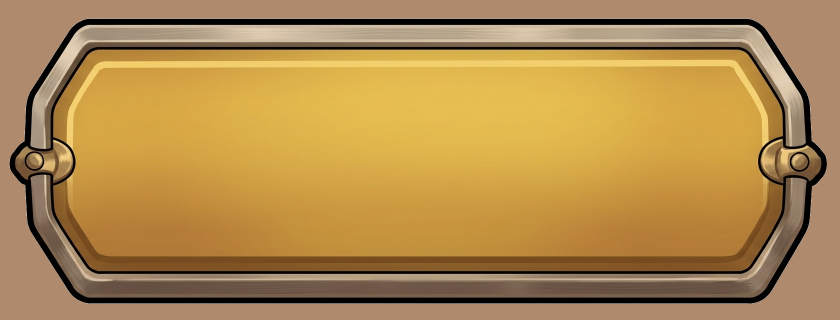
#> input picture images/bouton simple.png, 1680 x 640 px, found by its file name (shown at 1/2 size)
$ python detourer.py 'images/bouton simple.png' /
#> lines starting #> are read from the running program, lines starting #| are printed output that depends on the picture
"""detourer.py — retire le damier de transparence d'un JPEG.

    python3 tools/detourer.py "images/vague.jpg" assets/ui/vague.png 256x256

Une image dont le fond est en partie RECOUVERT d'un dessin (un halo, un trait
de lumiere) se recadre en plus sur son cercle, faute de damier a reconnaitre
dessous :

    python3 tools/detourer.py "images/desert.jpg" assets/ui/desert.png 256x256 \
        --cercle 512,575,444

Une MAQUETTE de carte entiere, elle, ne se detoure pas : on y preleve la seule
illustration, en laissant dehors les titres et les chiffres qui y sont ecrits
et que l'application, elle, calcule :

    python3 tools/detourer.py "images/arene en ligne.jpg" assets/ui/arene.png \
        800x800 --recadre 108,116,918,348

Enfin, une source peut n'avoir aucun damier du tout : `bouton simple.png` est
posé sur un APLAT brun. Il n'y a alors rien qui alterne, donc rien à
reconnaître — on retire la couleur du fond, lue sur les bords :

    python3 tools/detourer.py "images/bouton simple.png" \
        assets/ui/bouton-simple.png 768x768 --fond 30

⚠️ Ce script ne fait PAS partie de l'application : il ne tourne ni au
lancement ni à la construction, et rien dans `src/` ne l'importe. Il sert une
fois, à la main, quand une image de travail entre dans `assets/ui/`. Il demande
Pillow et NumPy (`pip install pillow numpy`), qui ne sont donc pas des
dépendances du jeu.

Le damier des images de `images/` n'est pas une transparence : c'est un motif
OPAQUE, aplati dans le JPEG par l'outil qui les a produites. Posé tel quel sur
le parchemin du menu, il donnerait un rectangle gris autour de chaque icône. On
le reconnaît donc à ce qu'il est — deux tons qui alternent case après case —
puis on le remplace par un vrai canal alpha.

Trois pièges, et ce sont eux qui font la longueur du fichier :

1. **Les deux tons changent d'un fichier à l'autre** : blanc et gris clair pour
   la pièce d'or, presque noir et gris moyen pour les médaillons de quartier.
   Écrits en dur, ils ne détouraient qu'une moitié du dossier.
2. **Ils changent aussi À L'INTÉRIEUR d'un fichier.** Le halo doré de
   `desert.jpg` déborde sur le damier et le teinte : les carreaux y alternent
   toujours, mais autour d'autres valeurs. D'où une lecture par BLOCS, chacun
   avec sa propre paire de tons, plutôt qu'une paire pour toute l'image.
3. **Il ne suffit pas de partir des bords.** Une zone enfermée par le sujet —
   l'œil d'un casque, le col d'une amphore — n'est reliée à aucun bord et
   resterait opaque. D'où une seconde famille d'amorces, par alternance locale.

Le tout est prudent par construction : on ne retire un pixel que s'il est
RELIÉ au damier déjà reconnu. Un aplat du sujet qui ressemble à un carreau
survit tant qu'aucun chemin de damier ne mène jusqu'à lui.
"""
import sys
from collections import deque
from statistics import median

import numpy as np
from PIL import Image, ImageFilter

#: Au-delà, le pixel est teinté : hors halo, ce n'est pas du damier.
SPREAD = 14
#: L'écart minimal entre les deux tons pour qu'ils soient deux carreaux.
GAP = 20


# [5 lines left out: function period, not called in this run]


def border_tones(rgb):
    """Les deux tons du damier, lus sur une bande de bord.

    Ils servent de repli partout où l'analyse par blocs ne tranche pas, et à
    reconnaître les zones enfermées par le sujet, qu'aucun halo n'atteint.
    """
    band = np.concatenate([rgb[:3].reshape(-1, 3), rgb[-3:].reshape(-1, 3)])
    flat = band[np.ptp(band, axis=1) <= SPREAD][:, 0]
    if flat.size == 0:
        raise SystemExit('aucun gris sur les bords : est-ce bien un damier ?')
    counts = np.bincount(flat, minlength=256)
    first = int(counts.argmax())
    counts[max(0, first - GAP):first + GAP + 1] = 0
    second = int(counts.argmax())
    if counts[second] == 0:
        raise SystemExit(f'un seul ton ({first}) : image déjà détourée ?')
    # La tolérance ne mord jamais sur l'autre carreau : sinon les deux se
    # confondent, et l'alternance ne veut plus rien dire.
    return (first, second), min(26, abs(first - second) // 2 - 2)


# [139 lines left out: functions checkered_blocks, keep_solid, enclosed_seeds, plain_ground, clip_circle, not called in this run]


def run(src, dst, box=None, circle=None, crop=None, ground=None):
#> called with src = 'images/bouton simple.png', dst = '/'
    im = Image.open(src).convert('RGB')
#> im is the input picture: PIL image 1680x640 RGB; mean R, G, B 176.6, 138.8, 77.8

    if crop is not None:
        # Une MAQUETTE, pas une icône : on en prélève l'illustration, et il
        # n'y a rien à détourer — le damier n'est qu'autour de la carte, pas
        # dans le tableau qu'on découpe. On sort donc tout de suite, opaque.
        left, top, right, bottom = (int(v) for v in crop.split(','))
        out = im.crop((left, top, right, bottom))
        if box:
            out.thumbnail(box, Image.LANCZOS)
        out.save(dst, 'PNG', optimize=True)
        print(f'{dst}  {out.size[0]}x{out.size[1]}  recadré, sans détourage')
        return

    rgb = np.asarray(im)
    lum = np.asarray(im.convert('L'))
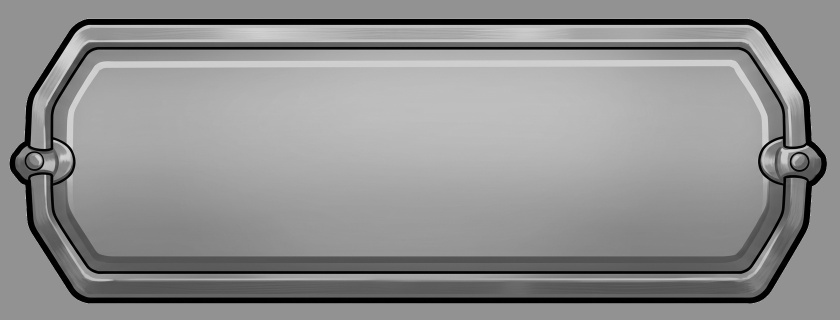
#> lum: shape (640, 1680) (shown at 1/2 size); min 0, max 234, mean 143.2
    h, w = lum.shape
#> h = 640; w = 1680

    if ground is not None:
        # Fond UNI : rien n'alterne, donc rien des lignes ci-dessous ne
        # s'applique. On pose le terrain d'un coup et on saute l'analyse.
        passable, tint = plain_ground(rgb, int(ground))
        legend = f'fond uni {tint} ±{int(ground)}'
    else:
        tones, tol = border_tones(rgb)
#> in border_tones, `flat = band[np.ptp(band, axis=1) <= SPREAD][:, 0]`: flat = empty array
        px = im.load()
        cell = max(4, round(max(period(px, min(w, 400), lambda i: px[i, 2]),
                                period(px, min(h, 400), lambda i: px[2, i]))))

        #: Neutre : sans teinte. Vrai du damier nu, faux sous le halo doré.
        flat = np.ptp(rgb, axis=2) <= SPREAD
        plain = flat & ((np.abs(lum.astype(int) - tones[0]) <= tol)
                        | (np.abs(lum.astype(int) - tones[1]) <= tol))

        # Le terrain que l'inondation a le droit de traverser : le damier nu,
        # plus tout bloc reconnu comme damé avec ses propres tons (le halo).
        passable = plain | checkered_blocks(rgb, lum, cell, tol)
        legend = f'tons {tones[1]}/{tones[0]} ±{tol} au pas {cell}'

    seeds = deque()
    seen = np.zeros((h, w), dtype=bool)

    # [4 lines left out: function push, not called in this run]

    for x in range(w):
        push(x, 0)
        push(x, h - 1)
    for y in range(h):
        push(0, y)
        push(w - 1, y)
    if ground is None:
        # Une zone enfermée par le sujet n'est reliée à aucun bord. Sur un
        # fond uni elle n'existe pas : il n'y a pas d'alternance à y lire.
        for y, x in np.argwhere(enclosed_seeds(lum, flat, tones, cell, tol)):
            push(int(x), int(y))

    while seeds:
        x, y = seeds.popleft()
        if x + 1 < w:
            push(x + 1, y)
        if x:
            push(x - 1, y)
        if y + 1 < h:
            push(x, y + 1)
        if y:
            push(x, y - 1)

    alpha = Image.fromarray(np.where(seen, 0, 255).astype(np.uint8))
    # On ronge un pixel : le damier déteint sur le contour à la compression.
    alpha = alpha.filter(ImageFilter.MinFilter(3))
    # Puis on adoucit, pour un bord qui ne crénèle pas une fois réduit.
    alpha = alpha.filter(ImageFilter.GaussianBlur(0.8))
    if circle:
        alpha = clip_circle(alpha, circle)
    alpha = keep_solid(alpha)

    out = im.convert('RGBA')
    out.putalpha(alpha)
    solid = alpha.point(lambda v: 255 if v > 8 else 0)
    bbox = solid.getbbox()
    if bbox:
        out = out.crop(bbox)
    if box:
        out.thumbnail(box, Image.LANCZOS)
    out.save(dst, 'PNG', optimize=True)
    print(f'{dst}  {out.size[0]}x{out.size[1]}  {legend}')


if __name__ == '__main__':
    a = sys.argv[1:]
    circle = crop = ground = None
    if '--cercle' in a:
        i = a.index('--cercle')
        circle = a[i + 1]
        a = a[:i] + a[i + 2:]
    if '--recadre' in a:
        i = a.index('--recadre')
        crop = a[i + 1]
        a = a[:i] + a[i + 2:]
    if '--fond' in a:
        i = a.index('--fond')
        ground = a[i + 1]
        a = a[:i] + a[i + 2:]
    size = tuple(int(v) for v in a[2].split('x')) if len(a) > 2 else None
#> (the run stopped early here; a loop or call above may not have finished)
